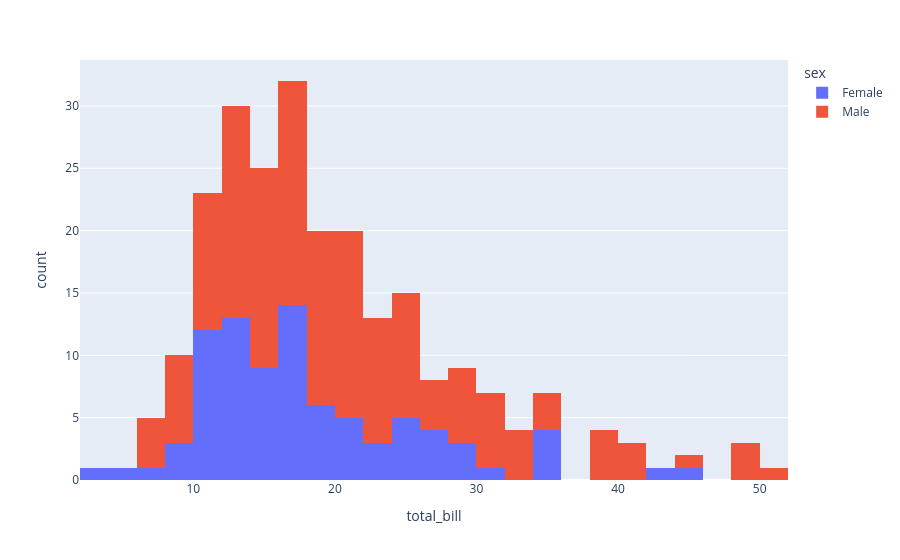

Notebook source saved alongside this figure:
### Markdown cell above
Histogram

### Code cell
# plotting the scatter chart
fig = px.histogram(data, x='total_bill', color='sex')

# showing the plot
fig.show()

### Figure 1 — Plotly figure (JSON) as saved in the notebook; plotly's stock layout.template omitted (floating-point values rounded to 4 significant figures; data arrays with more than 128 entries replaced by an {"elided": "..."} marker saying what was removed)
{"data": [{"bingroup": "x", "hovertemplate": "sex=Female<br>total_bill=%{x}<br>count=%{y}<extra></extra>", "legendgroup": "Female", "marker": {"color": "#636efa", "pattern": {"shape": ""}}, "name": "Female", "orientation": "v", "showlegend": true, "type": "histogram", "x": [16.99, 24.59, 35.26, 14.83, 10.33, 16.97, 20.29, 15.77, 19.65, 15.06, 20.69, 16.93, 10.29, 34.81, 26.41, 16.45, 3.07, 17.07, 26.86, 25.28, 14.73, 10.07, 34.83, 5.75, 16.32, 22.75, 11.35, 15.38, 44.3, 22.42, 20.92, 14.31, 7.25, 25.71, 17.31, 10.65, 12.43, 24.08, 13.42, 12.48, 29.8, 14.52, 11.38, 20.27, 11.17, 12.26, 18.26, 8.51, 10.33, 14.15, 13.16, 17.47, 27.05, 16.43, 8.35, 18.64, 11.87, 29.85, 25.0, 13.39, 16.21, 17.51, 10.59, 10.63, 9.6, 20.9, 18.15, 19.81, 43.11, 13.0, 12.74, 13.0, 16.4, 16.47, 12.76, 13.27, 28.17, 12.9, 30.14, 13.42, 15.98, 16.27, 10.09, 22.12, 35.83, 27.18, 18.78], "xaxis": "x", "yaxis": "y"}, {"bingroup": "x", "hovertemplate": "sex=Male<br>total_bill=%{x}<br>count=%{y}<extra></extra>", "legendgroup": "Male", "marker": {"color": "#EF553B", "pattern": {"shape": ""}}, "name": "Male", "orientation": "v", "showlegend": true, "type": "histogram", "x": {"elided": "157 float values"}, "xaxis": "x", "yaxis": "y"}], "layout": {"barmode": "relative", "legend": {"title": {"text": "sex"}, "tracegroupgap": 0}, "margin": {"t": 60}, "xaxis": {"anchor": "y", "domain": [0, 1], "title": {"text": "total_bill"}}, "yaxis": {"anchor": "x", "domain": [0, 1], "title": {"text": "count"}}}}
